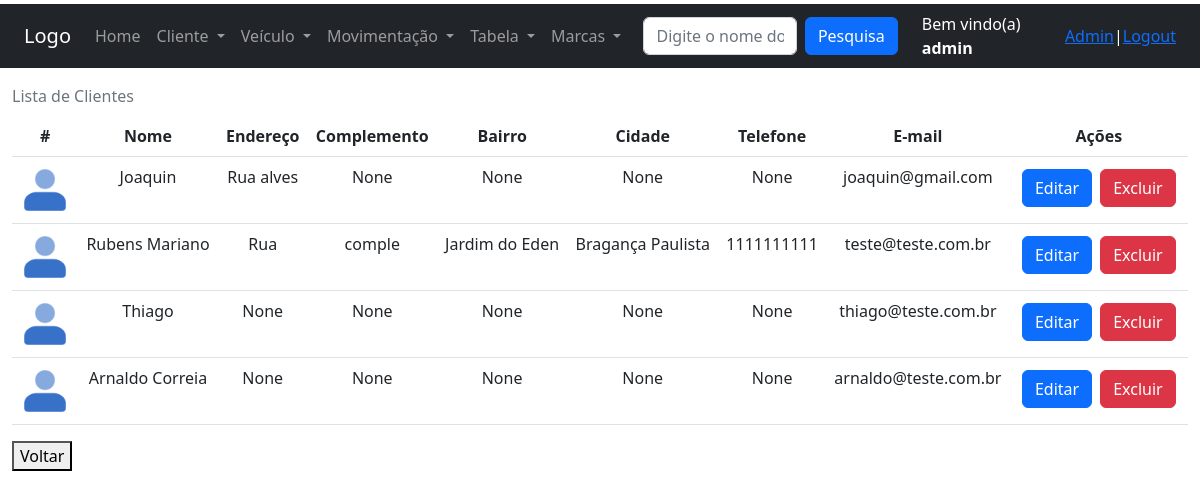
/listagemCliente/ (signed in), run on the app's committed database.
### core/models.py (models this page shows)
class Cliente(models.Model):
    nome = models.CharField(max_length=100, verbose_name='Nome')
    endereco = models.CharField(max_length=150, verbose_name='Endereço', blank=True, null=True)
    complemento = models.CharField(max_length=100, verbose_name='Complemento', blank=True, null=True)
    bairro = models.CharField(max_length=50, verbose_name='Bairro', blank=True, null=True)
    cidade = models.CharField(max_length=100, verbose_name='Cidade', blank=True, null=True)
    telefone = models.CharField(max_length=20, verbose_name='Telefone', blank=True, null=True)
    email = models.EmailField(verbose_name='E-mail')
    foto = models.ImageField(upload_to='cliente_foto', blank=True, null=True, verbose_name='')
    def __str__(self):
        return self.nome

### core/views.py (the view)
# urls.py: path('listagemCliente/', listaClientes, name='url_listaClientes'),
@login_required
def listaClientes(request):
    if request.user.is_staff:
        if request.POST and request.POST['input_pesquisa']:
            dados = Cliente.objects.filter(nome__contains=request.POST['input_pesquisa'])
        else:
            dados = Cliente.objects.all()
        contexto = {'dados': dados, 'text_input': 'Digite o nome do cliente', 'listagem': True}
        print(contexto)
        return render(request, 'listagem/listagemCliente.html', contexto)
    return render(request, 'aviso.html')

### core/templates/listagem/listagemCliente.html (shortened to what this page needs)
{% extends 'base.html' %}
{% load static %}
{% block main %}
<div class="pt-2 row text-center">
    <br>
    <div class="">
        <table class="table caption-top">
            <caption>Lista de Clientes</caption>
            <thead>
                <tr>
                    <th scope="col">#</th>
                    <th scope="col">Nome</th>
                    <th scope="col">Endereço</th>
                    <th scope="col">Complemento</th>
                    <th scope="col">Bairro</th>
                    <th scope="col">Cidade</th>
                    <th scope="col">Telefone</th>
                    <th scope="col">E-mail</th>
                    <th scope="col">Ações</th>
                </tr>
            </thead>
            <tbody>
                {% for i in dados %}
                    <tr>
                        <th scope="row">
                            {% if i.foto%}
                                <img src="{{i.foto.url}}" class="img" width="50" alt="...">
                            {% else %}
                                <img src="{% static 'img/icon_profile.png' %}" class="img" width="50" alt="...">
                            {% endif %}
                        </th>
                        <td>
                            {{i.nome}}
                        </td>
                        <td>
                            {{i.endereco}}
                        </td>
                        <td>
                            {{i.complemento}}
                        </td>
                        <td>
                            {{i.bairro}}
                        </td>
                        <td>
                            {{i.cidade}}
                        </td>
                        <td>
                            {{i.telefone}}
                        </td>
                        <td>
                            {{i.email}}
                        </td>
                        <td>
                            <div class="d-flex justify-content-center">
                                <a href="{% url 'url_altera_cliente' i.id %}" class="btn btn-primary media-link m-1">Editar</a>
                                <a href="{% url 'url_excluir_cliente' i.id %}" class="btn btn-danger m-1">Excluir</a>
                            </div>
                        </td>
                    </tr>
                {% endfor %}
            </tbody>
        </table>
    </div>
    <br>
</div>
<button onclick="window.location.href='/'">Voltar</button>
{% endblock %}

### templates/base.html (shortened to what this page needs)
<!DOCTYPE html>
<html lang="en">
<head>
    {% load static %}
    <link href="https://cdn.jsdelivr.net/npm/bootstrap@5.2.3/dist/css/bootstrap.min.css" rel="stylesheet">
</head>
<body>
    <div class="container-fluid pt-1">
        <div class="row bg-dark">
            <div class="col-12 bg-dark">
                <nav class="navbar navbar-expand-sm bg-dark navbar-dark">
                    <div class="container-fluid">
                        <a class="navbar-brand" href="#">Logo</a>
                        <div class="row w-100 collapse navbar-collapse" id="collapsibleNavbar">
                            <div class="col-6">
                                <ul class="navbar-nav">
                                    <li class="nav-item dropdown">
                                      <a class="nav-link nav-item" href="/">
                                        Home
                                      </a>
                                    </li>
                                    <li class="nav-item dropdown">
                                      <a class="nav-link dropdown-toggle" href="#" id="navbardrop1" data-bs-toggle="dropdown">
                                        Cliente
                                      </a>
                                    </li>
                                    <li class="nav-item dropdown">
                                      <a class="nav-link dropdown-toggle" href="#" id="navbardrop2" data-bs-toggle="dropdown">
                                        Veículo
                                      </a>
                                    </li>
                                    <li class="nav-item dropdown">
                                      <a class="nav-link dropdown-toggle" href="#" id="navbardrop3" data-bs-toggle="dropdown">
                                        Movimentação
                                      </a>
                                    </li>
                                    <li class="nav-item dropdown">
                                      <a class="nav-link dropdown-toggle" href="#" id="navbardrop4" data-bs-toggle="dropdown">
                                        Tabela
                                      </a>
                                    </li>
                                    <li class="nav-item dropdown">
                                      <a class="nav-link dropdown-toggle" href="#" id="navbardrop5" data-bs-toggle="dropdown">
                                        Marcas
                                      </a>
                                    </li>
                                </ul>
                            </div>
                            {% if listagem %}
                                <div class="col">
                                    <form class="d-flex" method="POST">
                                        <input class="form-control me-2" type="text" placeholder="{{ text_input }}" name="input_pesquisa">
                                        <button class="btn btn-primary" type="submit">Pesquisa</button>
                                    </form>
                                </div>
                            {% endif %}
                            <div class="col text-white d-flex justify-content-end align-items-center">
                                {% if user.get_username %}
                                    <span class="ml-5">Bem vindo(a) <strong>{{ user.get_username }}</strong> &nbsp;</span>
                                    <a href="/admin/">Admin</a> |
                                    <a href="/accounts/logout/">Logout</a>
                                {% else %}
                                    <span class="ml-5">Usuário(a) não autenticado(a)&nbsp;</span>
                                    <a href="/accounts/login">Login</a> |
                                    <a href="/accounts/registrar/">Registrar</a>
                                {% endif %}
                            </div>
                        </div>
                    </div>
                </nav>
            </div>
        </div>
        {% block main %}{% endblock %}
    </div>
</body>
</html>

### data on the page
Cliente: nome "Joaquin", endereco "Rua alves", complemento "None", bairro "None", cidade "None", telefone "None", email "joaquin@gmail.com"
Cliente: nome "Rubens Mariano", endereco "Rua", complemento "comple", bairro "Jardim do Eden", cidade "Bragança Paulista", telefone "1111111111", email "teste@teste.com.br"
Cliente: nome "Thiago", endereco "None", complemento "None", bairro "None", cidade "None", telefone "None", email "thiago@teste.com.br"
Cliente: nome "Arnaldo Correia", endereco "None", complemento "None", bairro "None", cidade "None", telefone "None", email "arnaldo@teste.com.br"

### other printed values
{{ user.get_username }} "admin"
